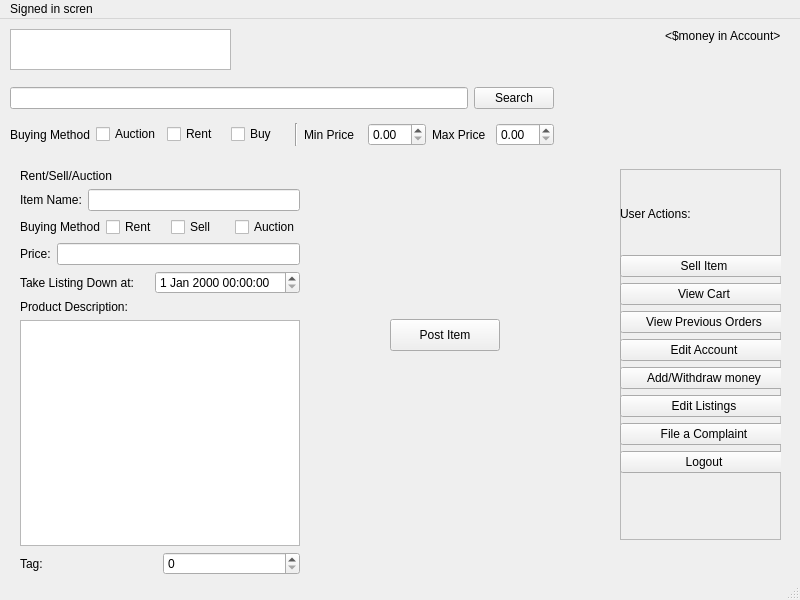
<?xml version="1.0" encoding="UTF-8"?>
<ui version="4.0">
 <class>MainWindow</class>
 <widget class="QMainWindow" name="MainWindow">
  <property name="geometry">
   <rect>
    <x>0</x>
    <y>0</y>
    <width>800</width>
    <height>600</height>
   </rect>
  </property>
  <property name="windowTitle">
   <string>MainWindow</string>
  </property>
  <widget class="QWidget" name="centralwidget">
   <widget class="QGraphicsView" name="Logo">
    <property name="geometry">
     <rect>
      <x>10</x>
      <y>10</y>
      <width>221</width>
      <height>41</height>
     </rect>
    </property>
   </widget>
   <widget class="QFrame" name="frame">
    <property name="geometry">
     <rect>
      <x>620</x>
      <y>150</y>
      <width>161</width>
      <height>371</height>
     </rect>
    </property>
    <property name="frameShape">
     <enum>QFrame::StyledPanel</enum>
    </property>
    <property name="frameShadow">
     <enum>QFrame::Raised</enum>
    </property>
    <widget class="QWidget" name="layoutWidget">
     <property name="geometry">
      <rect>
       <x>0</x>
       <y>10</y>
       <width>168</width>
       <height>294</height>
      </rect>
     </property>
     <layout class="QVBoxLayout" name="verticalLayout_4">
      <item>
       <widget class="QLabel" name="label_2">
        <property name="text">
         <string>User Actions:</string>
        </property>
       </widget>
      </item>
      <item>
       <widget class="QPushButton" name="sell_button">
        <property name="text">
         <string>Sell Item</string>
        </property>
       </widget>
      </item>
      <item>
       <widget class="QPushButton" name="cart_button">
        <property name="text">
         <string>View Cart</string>
        </property>
       </widget>
      </item>
      <item>
       <widget class="QPushButton" name="previous_orders_button">
        <property name="text">
         <string>View Previous Orders</string>
        </property>
       </widget>
      </item>
      <item>
       <widget class="QPushButton" name="edit_account_button">
        <property name="text">
         <string>Edit Account</string>
        </property>
       </widget>
      </item>
      <item>
       <widget class="QPushButton" name="withdraw_button">
        <property name="text">
         <string>Add/Withdraw money</string>
        </property>
       </widget>
      </item>
      <item>
       <widget class="QPushButton" name="edit_listings_button">
        <property name="text">
         <string>Edit Listings</string>
        </property>
       </widget>
      </item>
      <item>
       <widget class="QPushButton" name="complaint_button">
        <property name="text">
         <string>File a Complaint</string>
        </property>
       </widget>
      </item>
      <item>
       <widget class="QPushButton" name="signin_button">
        <property name="text">
         <string>Logout</string>
        </property>
       </widget>
      </item>
     </layout>
    </widget>
   </widget>
   <widget class="QWidget" name="layoutWidget">
    <property name="geometry">
     <rect>
      <x>10</x>
      <y>60</y>
      <width>544</width>
      <height>76</height>
     </rect>
    </property>
    <layout class="QVBoxLayout" name="verticalLayout">
     <item>
      <layout class="QHBoxLayout" name="horizontalLayout_3">
       <item>
        <widget class="QLineEdit" name="SearchInputBar"/>
       </item>
       <item>
        <widget class="QPushButton" name="SearchSubmissionButton">
         <property name="text">
          <string>Search</string>
         </property>
        </widget>
       </item>
      </layout>
     </item>
     <item>
      <layout class="QHBoxLayout" name="horizontalLayout">
       <item>
        <widget class="QLabel" name="label">
         <property name="text">
          <string>Buying Method</string>
         </property>
        </widget>
       </item>
       <item>
        <widget class="QCheckBox" name="AuctioncheckBox">
         <property name="text">
          <string>Auction</string>
         </property>
        </widget>
       </item>
       <item>
        <widget class="QCheckBox" name="rentcheckbox">
         <property name="text">
          <string>Rent</string>
         </property>
        </widget>
       </item>
       <item>
        <widget class="QCheckBox" name="Buycheckbox">
         <property name="text">
          <string>Buy</string>
         </property>
        </widget>
       </item>
       <item>
        <widget class="Line" name="line">
         <property name="orientation">
          <enum>Qt::Vertical</enum>
         </property>
        </widget>
       </item>
       <item>
        <widget class="QLabel" name="MinLabel">
         <property name="text">
          <string>Min Price</string>
         </property>
        </widget>
       </item>
       <item>
        <widget class="QDoubleSpinBox" name="MindoubleSpinBox"/>
       </item>
       <item>
        <widget class="QLabel" name="MinLabel_2">
         <property name="text">
          <string>Max Price</string>
         </property>
        </widget>
       </item>
       <item>
        <widget class="QDoubleSpinBox" name="MindoubleSpinBox_2"/>
       </item>
      </layout>
     </item>
    </layout>
   </widget>
   <widget class="QWidget" name="layoutWidget">
    <property name="geometry">
     <rect>
      <x>570</x>
      <y>10</y>
      <width>211</width>
      <height>15</height>
     </rect>
    </property>
    <layout class="QHBoxLayout" name="horizontalLayout_2">
     <item>
      <widget class="QLabel" name="first_name_text">
       <property name="text">
        <string>&lt;FirstName&gt;</string>
       </property>
      </widget>
     </item>
     <item>
      <widget class="QLabel" name="money_text">
       <property name="text">
        <string>&lt;$money in Account&gt;</string>
       </property>
      </widget>
     </item>
    </layout>
   </widget>
   <widget class="QPushButton" name="pushButton">
    <property name="geometry">
     <rect>
      <x>390</x>
      <y>300</y>
      <width>110</width>
      <height>32</height>
     </rect>
    </property>
    <property name="text">
     <string>Post Item</string>
    </property>
   </widget>
   <widget class="QWidget" name="">
    <property name="geometry">
     <rect>
      <x>20</x>
      <y>150</y>
      <width>280</width>
      <height>406</height>
     </rect>
    </property>
    <layout class="QVBoxLayout" name="verticalLayout_3">
     <item>
      <widget class="QLabel" name="label_4">
       <property name="text">
        <string>Rent/Sell/Auction</string>
       </property>
      </widget>
     </item>
     <item>
      <layout class="QHBoxLayout" name="horizontalLayout_6">
       <item>
        <widget class="QLabel" name="label_6">
         <property name="text">
          <string>Item Name:</string>
         </property>
        </widget>
       </item>
       <item>
        <widget class="QLineEdit" name="price_text_2"/>
       </item>
      </layout>
     </item>
     <item>
      <layout class="QHBoxLayout" name="horizontalLayout_4">
       <item>
        <widget class="QLabel" name="label_3">
         <property name="text">
          <string>Buying Method</string>
         </property>
        </widget>
       </item>
       <item>
        <widget class="QCheckBox" name="rentcheckbox_2">
         <property name="text">
          <string>Rent</string>
         </property>
        </widget>
       </item>
       <item>
        <widget class="QCheckBox" name="Buycheckbox_2">
         <property name="text">
          <string>Sell</string>
         </property>
        </widget>
       </item>
       <item>
        <widget class="QCheckBox" name="AuctioncheckBox_2">
         <property name="text">
          <string>Auction</string>
         </property>
        </widget>
       </item>
      </layout>
     </item>
     <item>
      <layout class="QHBoxLayout" name="horizontalLayout_5">
       <item>
        <widget class="QLabel" name="label_5">
         <property name="text">
          <string>Price:</string>
         </property>
        </widget>
       </item>
       <item>
        <widget class="QLineEdit" name="price_text"/>
       </item>
      </layout>
     </item>
     <item>
      <layout class="QHBoxLayout" name="horizontalLayout_7">
       <item>
        <widget class="QLabel" name="label_7">
         <property name="text">
          <string>Take Listing Down at:</string>
         </property>
        </widget>
       </item>
       <item>
        <widget class="QDateTimeEdit" name="dateTimeEdit"/>
       </item>
      </layout>
     </item>
     <item>
      <layout class="QVBoxLayout" name="verticalLayout_2">
       <item>
        <widget class="QLabel" name="label_8">
         <property name="text">
          <string>Product Description:</string>
         </property>
        </widget>
       </item>
       <item>
        <widget class="QTextEdit" name="textEdit"/>
       </item>
      </layout>
     </item>
     <item>
      <layout class="QHBoxLayout" name="horizontalLayout_8">
       <item>
        <widget class="QLabel" name="label_9">
         <property name="text">
          <string>Tag: </string>
         </property>
        </widget>
       </item>
       <item>
        <widget class="QSpinBox" name="tag_box"/>
       </item>
      </layout>
     </item>
    </layout>
   </widget>
   <zorder>layoutWidget</zorder>
   <zorder>frame</zorder>
   <zorder>layoutWidget</zorder>
   <zorder>Logo</zorder>
   <zorder>layoutWidget_2</zorder>
   <zorder>label_4</zorder>
   <zorder>label_5</zorder>
   <zorder>price_text</zorder>
   <zorder>layoutWidget_3</zorder>
   <zorder>dateTimeEdit</zorder>
   <zorder>label_7</zorder>
   <zorder>label_7</zorder>
   <zorder>label_8</zorder>
   <zorder>textEdit</zorder>
   <zorder>label_9</zorder>
   <zorder>tag_box</zorder>
   <zorder>pushButton</zorder>
  </widget>
  <widget class="QMenuBar" name="menubar">
   <property name="geometry">
    <rect>
     <x>0</x>
     <y>0</y>
     <width>800</width>
     <height>22</height>
    </rect>
   </property>
   <widget class="QMenu" name="menuSigned_in_scren">
    <property name="title">
     <string>Signed in scren</string>
    </property>
   </widget>
   <addaction name="menuSigned_in_scren"/>
  </widget>
  <widget class="QStatusBar" name="statusbar"/>
 </widget>
 <resources/>
 <connections/>
</ui>
